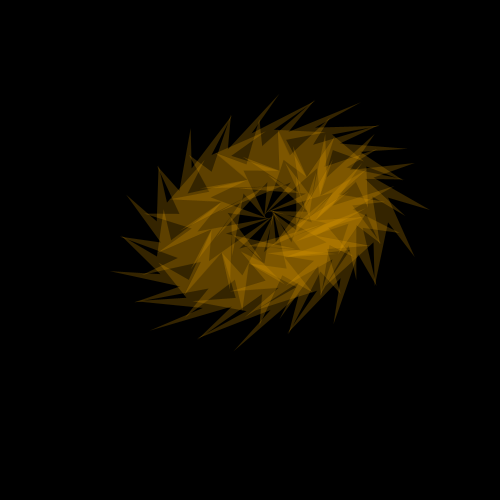
Frame 1 (no input)
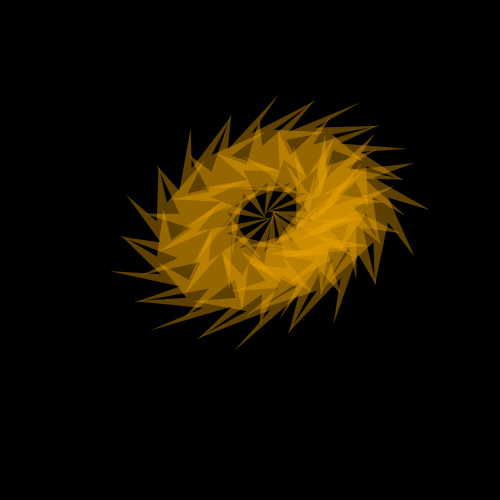
Frame 2 (the mouse pressed at the canvas centre, redrawn once)

The Processing sketch that drew these frames (run headless with seeded random() and noise(); the mouse was pressed at the canvas centre and the sketch redrawn once):

// Processing sketch: processing_84728
// ── processing_84728.pde

void setup(){
 smooth();
  background(/*225,245,243*/0);
  size(500, 500);
}
void draw(){

mouseX=100;
mouseY=100;
float x=20;//mouseX;
float y=40;//mouseY;
float n=10;//3+random(8); // nombre de cotes du polygone
float R=40;//+random(50); // rayon du polygone 
float r=4*R/2; // rayon de l'etoile polygonale

stroke(0,45);
strokeWeight(4/5);
fill(237,162,0,56);
float pisn=PI/n;
translate(width/2+r,height/2-r);
//for(int j=0;j</*n*5*/1;j++){//forme simple
for(int j=0;j<=n+2;j++){//répétition de la forme n fois
// dessin des n sommets du polygone
beginShape();
for(int k=0;k<n;k++) {
if (n%2==0){ // cas du polygone a un nombre pair de sommets
  vertex(x+R*cos(k*2*pisn-pisn),y-R*sin(k*2*pisn-pisn));
  vertex(x+r*cos(k*2*pisn-2*pisn),y-r*sin(k*2*pisn-2*pisn));
}else{ // cas du polygone a un nombre impair de sommets
  vertex(x+R*cos(k*2*pisn-2*pisn),y-R*sin(k*2*pisn-2*pisn));
  vertex(x+r*cos(k*2*pisn-pisn),y-r*sin(k*2*pisn-pisn));
}
}
endShape(CLOSE);
// dessin des n sommets du polygone
translate(x-10,y-10);
rotate(PI/5); 
//rotate(23*PI/53);
scale(0.8,1.2);
noLoop();
}
}
